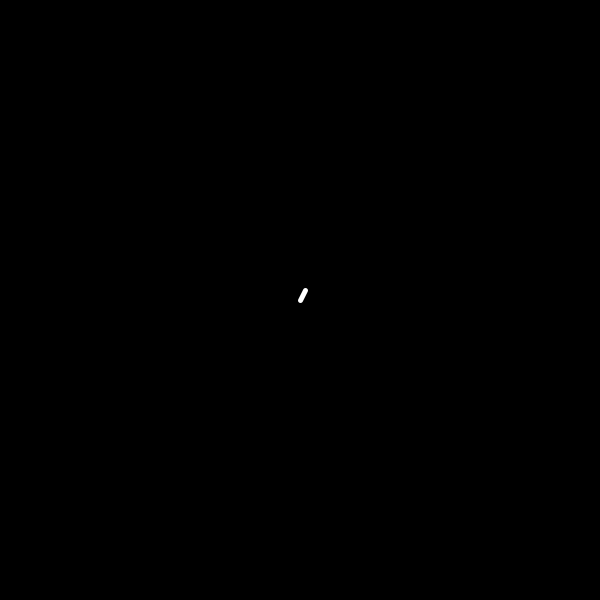
Frame 1 (no input)
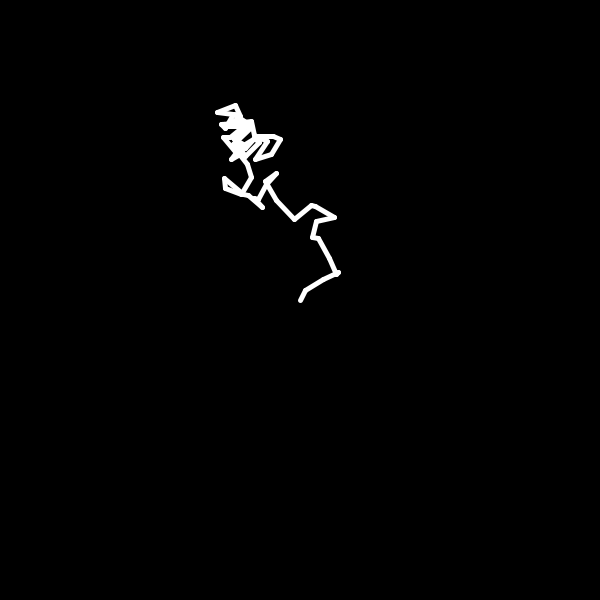
Frame 60 (the mouse pressed at the canvas centre just before this capture)
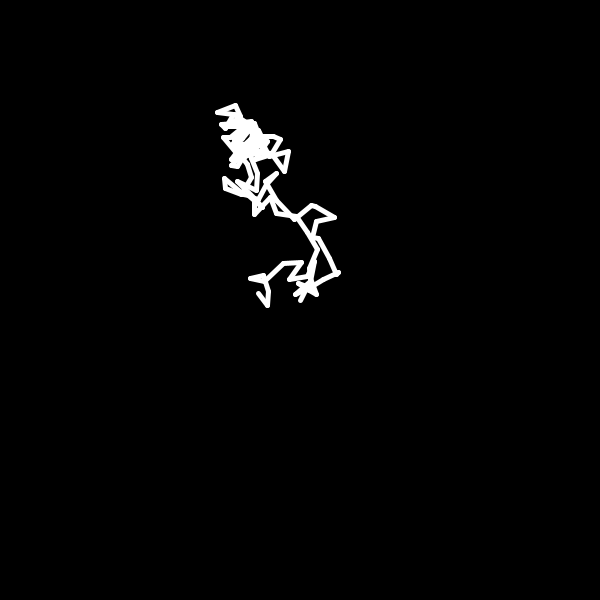
Frame 120 (the mouse held since frame 60 and released just before this capture)

The Processing sketch that drew these frames (run headless with seeded random() and noise(); from frame 60 on, the mouse is pressed at the canvas centre):

// Processing sketch: RandomDrawing
// ── RandomDrawing.pde
float x = 300;
float y = 300;
float xFactor = 20;
float yFactor = 20;

void setup() {
  size(600, 600);
  background(0);
  stroke(255);
  strokeWeight(5);
}

void draw() {
  float newX = x + xFactor * random(-1, 1);
  float newY = y + yFactor * random(-1, 1);
  if(newX >= 0 && newX <= 600 && newY >= 0 && newY <= 600) {
    line(x, y, newX, newY);
    x = newX;
    y = newY;
  }
}
